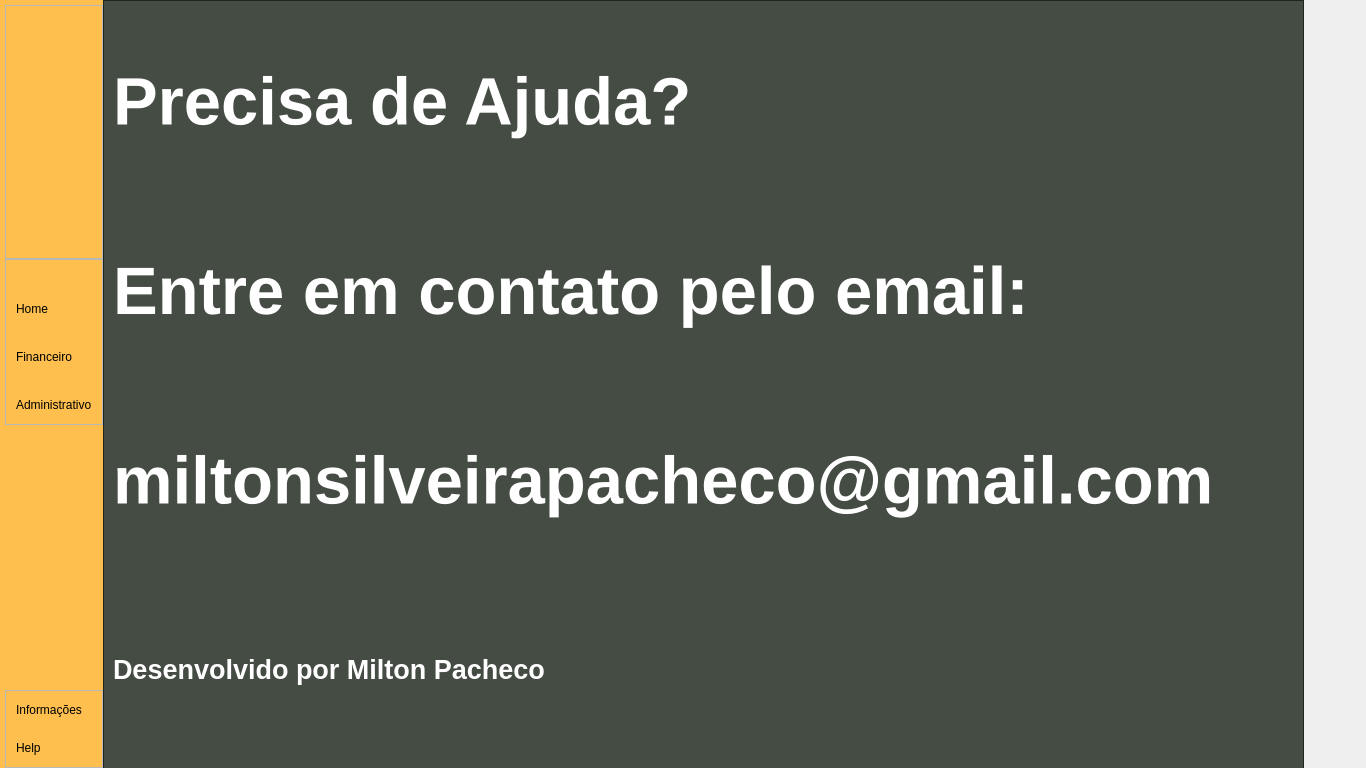
<?xml version="1.0" encoding="UTF-8"?>
<ui version="4.0">
 <class>help</class>
 <widget class="QDialog" name="help">
  <property name="geometry">
   <rect>
    <x>0</x>
    <y>0</y>
    <width>1366</width>
    <height>768</height>
   </rect>
  </property>
  <property name="windowTitle">
   <string>Dialog</string>
  </property>
  <widget class="QWidget" name="widget" native="true">
   <property name="geometry">
    <rect>
     <x>0</x>
     <y>0</y>
     <width>1366</width>
     <height>768</height>
    </rect>
   </property>
   <property name="styleSheet">
    <string notr="true"/>
   </property>
   <layout class="QHBoxLayout" name="horizontalLayout">
    <property name="spacing">
     <number>0</number>
    </property>
    <property name="leftMargin">
     <number>0</number>
    </property>
    <property name="topMargin">
     <number>0</number>
    </property>
    <property name="rightMargin">
     <number>0</number>
    </property>
    <property name="bottomMargin">
     <number>0</number>
    </property>
    <item alignment="Qt::AlignLeft">
     <widget class="QWidget" name="leftMenu" native="true">
      <property name="styleSheet">
       <string notr="true">#leftMenu
{
	
	background-color: rgb(254, 191, 78);
}</string>
      </property>
      <layout class="QVBoxLayout" name="verticalLayout_2">
       <property name="spacing">
        <number>0</number>
       </property>
       <property name="leftMargin">
        <number>5</number>
       </property>
       <property name="topMargin">
        <number>0</number>
       </property>
       <property name="rightMargin">
        <number>0</number>
       </property>
       <property name="bottomMargin">
        <number>0</number>
       </property>
       <item alignment="Qt::AlignLeft">
        <widget class="QWidget" name="leftMenuSub" native="true">
         <layout class="QVBoxLayout" name="verticalLayout_3">
          <property name="spacing">
           <number>0</number>
          </property>
          <property name="leftMargin">
           <number>0</number>
          </property>
          <property name="topMargin">
           <number>5</number>
          </property>
          <property name="rightMargin">
           <number>0</number>
          </property>
          <property name="bottomMargin">
           <number>0</number>
          </property>
          <item>
           <widget class="QFrame" name="frame">
            <property name="frameShape">
             <enum>QFrame::StyledPanel</enum>
            </property>
            <property name="frameShadow">
             <enum>QFrame::Raised</enum>
            </property>
            <layout class="QHBoxLayout" name="horizontalLayout_2">
             <property name="spacing">
              <number>0</number>
             </property>
             <property name="leftMargin">
              <number>0</number>
             </property>
             <property name="topMargin">
              <number>0</number>
             </property>
             <property name="rightMargin">
              <number>0</number>
             </property>
             <property name="bottomMargin">
              <number>0</number>
             </property>
             <item alignment="Qt::AlignLeft">
              <widget class="QLabel" name="logo">
               <property name="maximumSize">
                <size>
                 <width>166</width>
                 <height>56</height>
                </size>
               </property>
               <property name="styleSheet">
                <string notr="true">#logo
{
	backgroud-repeat: no-repeat;
backgroud-position: center;
}</string>
               </property>
               <property name="text">
                <string/>
               </property>
               <property name="pixmap">
                <pixmap>../imgplural/nova.png</pixmap>
               </property>
               <property name="scaledContents">
                <bool>true</bool>
               </property>
              </widget>
             </item>
            </layout>
           </widget>
          </item>
          <item alignment="Qt::AlignTop">
           <widget class="QFrame" name="frame_2">
            <property name="sizePolicy">
             <sizepolicy hsizetype="Preferred" vsizetype="Preferred">
              <horstretch>0</horstretch>
              <verstretch>0</verstretch>
             </sizepolicy>
            </property>
            <property name="frameShape">
             <enum>QFrame::StyledPanel</enum>
            </property>
            <property name="frameShadow">
             <enum>QFrame::Raised</enum>
            </property>
            <layout class="QVBoxLayout" name="verticalLayout_4">
             <property name="spacing">
              <number>0</number>
             </property>
             <property name="leftMargin">
              <number>0</number>
             </property>
             <property name="topMargin">
              <number>10</number>
             </property>
             <property name="rightMargin">
              <number>0</number>
             </property>
             <property name="bottomMargin">
              <number>10</number>
             </property>
             <item>
              <widget class="QPushButton" name="homeButton">
               <property name="toolTip">
                <string>Home</string>
               </property>
               <property name="styleSheet">
                <string notr="true">#homeButton
{
	border: none;
	backgroud-color: transparent;
	backgroud: none;
	padding: 2px 10px;
	margin: 0;
	text-align: left;
	margin-top: 30px
}</string>
               </property>
               <property name="text">
                <string>Home</string>
               </property>
               <property name="icon">
                <iconset>
                 <normaloff>../imgplural/feather/home.svg</normaloff>../imgplural/feather/home.svg</iconset>
               </property>
               <property name="iconSize">
                <size>
                 <width>24</width>
                 <height>24</height>
                </size>
               </property>
              </widget>
             </item>
             <item>
              <widget class="QPushButton" name="finButton">
               <property name="toolTip">
                <string>Financeiro</string>
               </property>
               <property name="styleSheet">
                <string notr="true">#finButton
{
	border: none;
	backgroud-color: transparent;
	backgroud: none;
	padding: 2px 10px;
	margin: 0;
	text-align: left;
	margin-top: 30px
}</string>
               </property>
               <property name="text">
                <string>Financeiro</string>
               </property>
               <property name="icon">
                <iconset>
                 <normaloff>../imgplural/feather/dollar-sign.svg</normaloff>../imgplural/feather/dollar-sign.svg</iconset>
               </property>
               <property name="iconSize">
                <size>
                 <width>24</width>
                 <height>24</height>
                </size>
               </property>
              </widget>
             </item>
             <item>
              <widget class="QPushButton" name="admButton">
               <property name="toolTip">
                <string>Administrativo</string>
               </property>
               <property name="styleSheet">
                <string notr="true">#admButton
{
	border: none;
	backgroud-color: transparent;
	backgroud: none;
	margin: 0;
	text-align: left;
	padding: 2px 10px;
	margin-top: 30px
}</string>
               </property>
               <property name="text">
                <string>Administrativo</string>
               </property>
               <property name="icon">
                <iconset>
                 <normaloff>../imgplural/feather/archive.svg</normaloff>../imgplural/feather/archive.svg</iconset>
               </property>
               <property name="iconSize">
                <size>
                 <width>24</width>
                 <height>24</height>
                </size>
               </property>
              </widget>
             </item>
            </layout>
           </widget>
          </item>
          <item alignment="Qt::AlignBottom">
           <widget class="QFrame" name="frame_3">
            <property name="frameShape">
             <enum>QFrame::StyledPanel</enum>
            </property>
            <property name="frameShadow">
             <enum>QFrame::Raised</enum>
            </property>
            <layout class="QVBoxLayout" name="verticalLayout_5">
             <property name="spacing">
              <number>0</number>
             </property>
             <property name="leftMargin">
              <number>0</number>
             </property>
             <property name="topMargin">
              <number>10</number>
             </property>
             <property name="rightMargin">
              <number>0</number>
             </property>
             <property name="bottomMargin">
              <number>10</number>
             </property>
             <item>
              <widget class="QPushButton" name="infoButton">
               <property name="toolTip">
                <string>Help</string>
               </property>
               <property name="styleSheet">
                <string notr="true">#infoButton
{
	border: none;
	backgroud-color: transparent;
	backgroud: none;
	padding: 2px 10px;
	margin: 0;
	text-align: left;
}</string>
               </property>
               <property name="text">
                <string>Informações</string>
               </property>
               <property name="icon">
                <iconset>
                 <normaloff>../imgplural/feather/info.svg</normaloff>../imgplural/feather/info.svg</iconset>
               </property>
               <property name="iconSize">
                <size>
                 <width>24</width>
                 <height>24</height>
                </size>
               </property>
              </widget>
             </item>
             <item>
              <widget class="QPushButton" name="helpButton">
               <property name="toolTip">
                <string>Help</string>
               </property>
               <property name="styleSheet">
                <string notr="true">#helpButton
{
	border: none;
	backgroud-color: transparent;
	backgroud: none;
	padding: 2px 10px;
	margin: 0;
	text-align: left;
	margin-top: 20px
}</string>
               </property>
               <property name="text">
                <string>Help</string>
               </property>
               <property name="icon">
                <iconset>
                 <normaloff>../imgplural/feather/help-circle.svg</normaloff>../imgplural/feather/help-circle.svg</iconset>
               </property>
               <property name="iconSize">
                <size>
                 <width>24</width>
                 <height>24</height>
                </size>
               </property>
              </widget>
             </item>
            </layout>
           </widget>
          </item>
         </layout>
        </widget>
       </item>
      </layout>
     </widget>
    </item>
    <item>
     <widget class="QWidget" name="rightMenu" native="true">
      <property name="sizePolicy">
       <sizepolicy hsizetype="Expanding" vsizetype="Preferred">
        <horstretch>0</horstretch>
        <verstretch>0</verstretch>
       </sizepolicy>
      </property>
      <property name="maximumSize">
       <size>
        <width>16777215</width>
        <height>16777215</height>
       </size>
      </property>
      <property name="palette">
       <palette>
        <active/>
        <inactive/>
        <disabled/>
       </palette>
      </property>
      <property name="styleSheet">
       <string notr="true">#rightMenu
{
	
	background: url(C:/Users/Milton/Desktop/imgplural/milton);
}</string>
      </property>
      <widget class="QFrame" name="frame_6">
       <property name="geometry">
        <rect>
         <x>0</x>
         <y>0</y>
         <width>1201</width>
         <height>771</height>
        </rect>
       </property>
       <property name="minimumSize">
        <size>
         <width>0</width>
         <height>200</height>
        </size>
       </property>
       <property name="styleSheet">
        <string notr="true">#frame_6
{
	background-color: rgba(26, 35, 25, 0.8);
	
}</string>
       </property>
       <property name="frameShape">
        <enum>QFrame::StyledPanel</enum>
       </property>
       <property name="frameShadow">
        <enum>QFrame::Raised</enum>
       </property>
       <layout class="QVBoxLayout" name="verticalLayout">
        <item>
         <widget class="QLabel" name="label_5">
          <property name="font">
           <font>
            <pointsize>50</pointsize>
            <bold>true</bold>
           </font>
          </property>
          <property name="styleSheet">
           <string notr="true">#label_5
{
	text-align: center;
	color: rgb(255, 255, 255);
}</string>
          </property>
          <property name="text">
           <string>Precisa de Ajuda?</string>
          </property>
         </widget>
        </item>
        <item>
         <widget class="QLabel" name="label_6">
          <property name="font">
           <font>
            <pointsize>50</pointsize>
            <bold>true</bold>
           </font>
          </property>
          <property name="styleSheet">
           <string notr="true">#label_6
{
	text-align: center;
	color: rgb(255, 255, 255);
}</string>
          </property>
          <property name="text">
           <string>Entre em contato pelo email: </string>
          </property>
         </widget>
        </item>
        <item>
         <widget class="QLabel" name="label_7">
          <property name="font">
           <font>
            <pointsize>50</pointsize>
            <bold>true</bold>
           </font>
          </property>
          <property name="styleSheet">
           <string notr="true">#label_7
{
	text-align: center;
	color: rgb(255, 255, 255);
}</string>
          </property>
          <property name="text">
           <string>miltonsilveirapacheco@gmail.com</string>
          </property>
         </widget>
        </item>
        <item>
         <widget class="QLabel" name="label_4">
          <property name="font">
           <font>
            <pointsize>20</pointsize>
            <bold>true</bold>
           </font>
          </property>
          <property name="styleSheet">
           <string notr="true">#label_4
{
	text-align: center;
	color: rgb(255, 255, 255);
}</string>
          </property>
          <property name="text">
           <string>Desenvolvido por Milton Pacheco</string>
          </property>
         </widget>
        </item>
       </layout>
      </widget>
     </widget>
    </item>
   </layout>
  </widget>
 </widget>
 <resources/>
 <connections/>
</ui>
